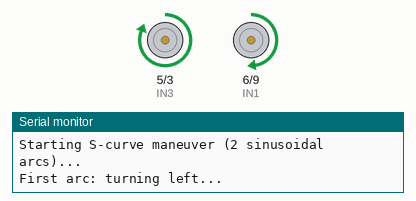
Simulated run of this sketch. Board: Arduino Uno, built with avr-gcc and run on an emulated ATmega328P. On the bench: motor-driver pin pairs drawn as motors (green arrow = first pin HIGH = forward, orange = second pin HIGH = backward, longer = more drive), the last lines printed to the serial monitor.

Above: at 1.1 s.
At 3.0 s:
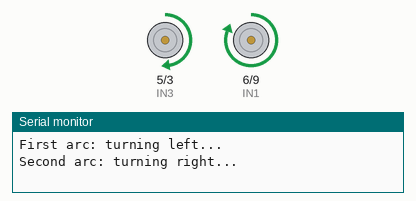
At 5.0 s:
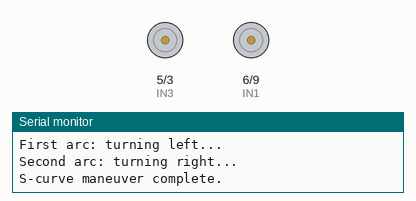
Timing chart, 0 to 6.5 s (numbered marks = the images above):
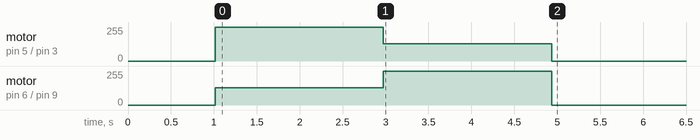

The sketch:

Lab6SCurve.ino
```cpp
#include <Servo.h>

// Motor Pins
#define IN1 6
#define IN2 9
#define IN3 5
#define IN4 3

void setup() {
  pinMode(IN1, OUTPUT);
  pinMode(IN2, OUTPUT);
  pinMode(IN3, OUTPUT);
  pinMode(IN4, OUTPUT);

  Serial.begin(9600);
  delay(1000);

  Serial.println("Starting S-curve maneuver (2 sinusoidal arcs)...");

  // First arc: Turn left (left motor slower)
  Serial.println("First arc: turning left...");
  followArcLeft(1960); // half of 3925 ms

  // Second arc: Turn right (right motor slower)
  Serial.println("Second arc: turning right...");
  followArcRight(1960); // half of 3925 ms

  stopMotors();
  Serial.println("S-curve maneuver complete.");
}

void loop() {
  // No loop behavior required
}

void followArcLeft(int durationMs) {
  analogWrite(IN1, 128);  // Left motor at ~50%
  digitalWrite(IN2, LOW);

  analogWrite(IN3, 255);  // Right motor at 100%
  digitalWrite(IN4, LOW);

  delay(durationMs);
}

void followArcRight(int durationMs) {
  analogWrite(IN1, 255);  // Left motor at 100%
  digitalWrite(IN2, LOW);

  analogWrite(IN3, 128);  // Right motor at ~50%
  digitalWrite(IN4, LOW);

  delay(durationMs);
}

void stopMotors() {
  digitalWrite(IN1, LOW);
  digitalWrite(IN2, LOW);
  digitalWrite(IN3, LOW);
  digitalWrite(IN4, LOW);
}
```
